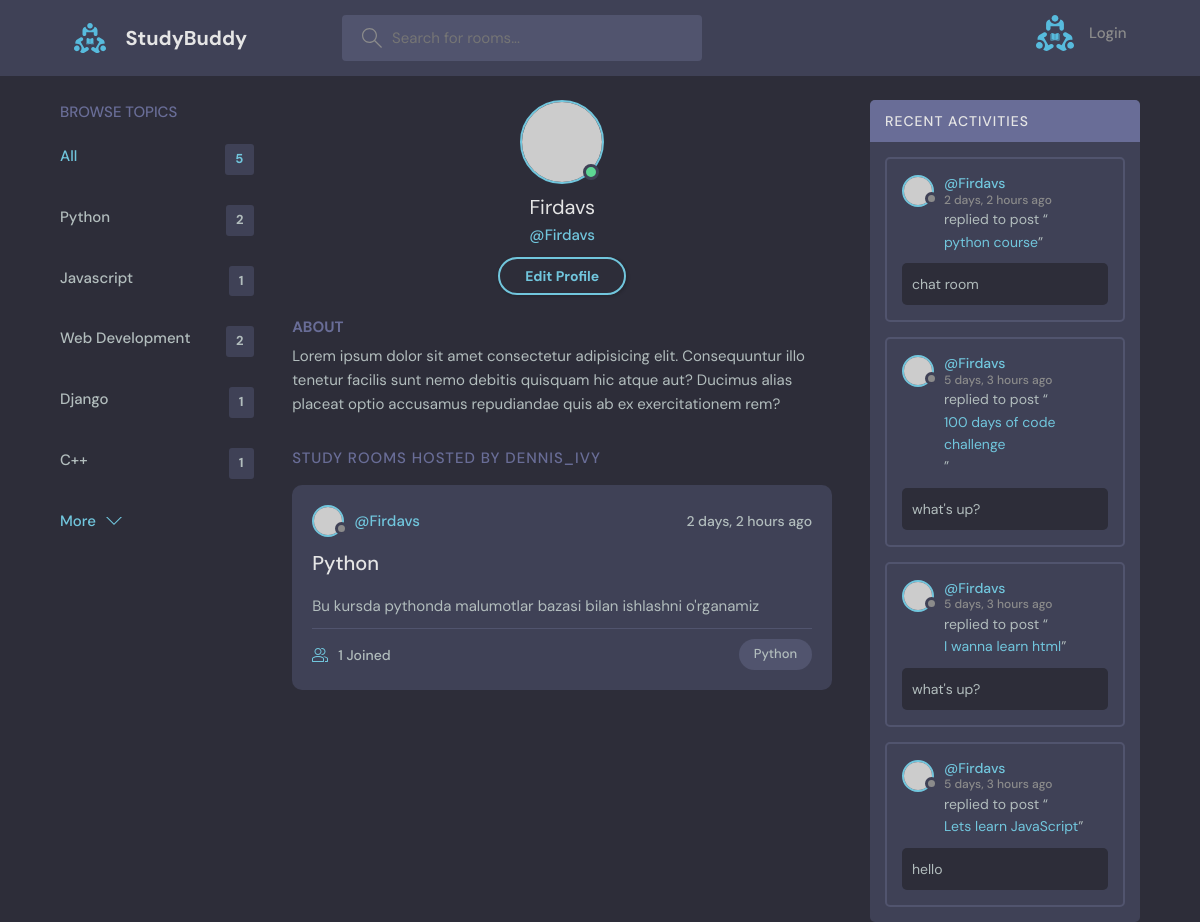
Screenshot of /profile/3/ with the database file from the repository.
### base/models.py (models this page shows, shortened)
class Topic(models.Model):
    name = models.CharField(max_length=200)

class Room(models.Model):
    host = models.ForeignKey(User,on_delete=models.SET_NULL,null=True)
    topic = models.ForeignKey(Topic,on_delete=models.SET_NULL,null=True)
    name = models.CharField(max_length=200)
    description = models.TextField(blank=True,null=True)
    participants = models.ManyToManyField(User, related_name='participant',blank=True)
    created = models.DateTimeField(auto_now_add=True)
    updated = models.DateTimeField(auto_now=True)
    class Meta:
        ordering = ['-updated', '-created']
    def __str__(self):
        return self.name

class Message(models.Model):
    user = models.ForeignKey(User,on_delete=models.CASCADE)
    room = models.ForeignKey(Room, on_delete=models.CASCADE)
    body = models.TextField()
    created = models.DateTimeField(auto_now_add=True)
    updated = models.DateTimeField(auto_now=True)
    class Meta:
        ordering = ['-updated', '-created']
    def __str__(self):
        return self.body[0:20]

### base/views.py (the view)
# urls.py: path('profile/<str:pk>/',userProfile,name='profile'),
def userProfile(request, pk):
    user= User.objects.get(id=pk)
    rooms = user.room_set.all()
    topics = Topic.objects.all()
    room_messages = user.message_set.all()
    context = {   'user':user,
                  'rooms':rooms,
                  'topics':topics,
                  'room_messages':room_messages
    }
    return render(request,'base/profile.html', context)

### base/templates/base/profile.html
{% extends 'main.html' %}
{% load static %}
{% block content %}
  <main class="profile-page layout layout--3">
    <div class="container">
      {% include 'base/topics_component.html' %}
      <div class="roomList">
        <div class="profile">
          <div class="profile__avatar">
            <div class="avatar avatar--large active">
              <img src="https://randomuser.me/api/portraits/men/11.jpg" />
            </div>
          </div>
          <div class="profile__info">
            <h3>{{ user.username }}</h3>
            <p>@{{ user.username }}</p>
            <a href="{% url 'edit_profile' %}" class="btn btn--main btn--pill">Edit Profile</a>
          </div>
          <div class="profile__about">
            <h3>About</h3>
            <p>
              Lorem ipsum dolor sit amet consectetur adipisicing elit. Consequuntur illo tenetur
              facilis sunt nemo debitis quisquam hic atque aut? Ducimus alias placeat optio
              accusamus repudiandae quis ab ex exercitationem rem?
            </p>
          </div>
        </div>
        <div class="roomList__header">
          <div>
            <h2>Study Rooms Hosted by dennis_ivy</a>
            </h2>
          </div>
        </div>
      {% include 'base/feed_component.html' %}
      </div>
      {% include 'base/activity_component.html' %}
    </div>
  </main>
{% endblock %}

### base/templates/base/topics_component.html
  <div class="topics">
          <div class="topics__header">
            <h2>Browse Topics</h2>
          </div>
          <ul class="topics__list">
            <li>
              <a href="{% url 'home' %}" class="active">All <span>{{ topics.all.count }}</span></a>
            </li>
             {% for topic in topics  %}
                    <li>
                      <a href="{% url 'home' %}?q={{topic.name}}">{{ topic.name.title }} <span>{{ topic.room_set.all.count }}</span></a>
                    </li>
            {% endfor %}
          </ul>
          <a class="btn btn--link" href="topics.html">
            More
            <svg version="1.1" xmlns="http://www.w3.org/2000/svg" width="32" height="32" viewBox="0 0 32 32">
              <title>chevron-down</title>
              <path d="M16 21l-13-13h-3l16 16 16-16h-3l-13 13z"></path>
            </svg>
          </a>
        </div>

### base/templates/base/feed_component.html (shortened to what this page needs)
  {% for room in rooms  %}
          <div class="roomListRoom">
            <div class="roomListRoom__header">
              <a href="{% url 'profile' room.host.id %}" class="roomListRoom__author">
                <div class="avatar avatar--small">
                  <img src="https://randomuser.me/api/portraits/women/11.jpg" />
                </div>
                <span>@{{ room.host.username }}</span>
              </a>
              <div class="roomListRoom__actions">
                <span>{{ room.created |timesince }} ago</span>
              </div>
            </div>
            <div class="roomListRoom__content">
              <a href="{% url 'room' room.id %}">{{ room.topic.name }}</a>
              <p>
                  {{ room.description }}
              </p>
            </div>
            <div class="roomListRoom__meta">
              <a href="room.html" class="roomListRoom__joined">
                {{ room.participants.all.count }} Joined
              </a>
              <p class="roomListRoom__topic">{{ room.topic.name }}</p>
            </div>
          </div>
  {% endfor %}

### base/templates/base/activity_component.html (shortened to what this page needs)
<div class="activities">
          <div class="activities__header">
            <h2>Recent Activities</h2>
          </div>
    {% for message in room_messages %}
          <div class="activities__box">
            <div class="activities__boxHeader roomListRoom__header">
              <a href="{% url 'profile' message.user.id %}" class="roomListRoom__author">
                <div class="avatar avatar--small">
                  <img src="https://randomuser.me/api/portraits/women/11.jpg" />
                </div>
                <p>
                  @{{ message.user.username }}
                  <span>{{ message.created|timesince }} ago</span>
                </p>
              </a>
            </div>
            <div class="activities__boxContent">
              <p>replied to post “<a href="{% url 'room' message.room.id %}">{{ message.room.name }}</a>”</p>
              <div class="activities__boxRoomContent">
                  {{ message }}
              </div>
            </div>
          </div>
    {% endfor %}
</div>

### rows the page displays
Topic: name "Python", room_set.all.count "2"
Topic: name "Javascript", room_set.all.count "1"
Topic: name "Web Development", room_set.all.count "2"
Topic: name "Django", room_set.all.count "1"
Topic: name "C++", room_set.all.count "1"
Room: host.username "Firdavs", created "2 days, 2 hours", topic.name "Python", description "Bu kursda pythonda malumotlar bazasi bilan ishlashni o'rganamiz", participants.all.count "1"
Message: user.username "Firdavs", created "2 days, 2 hours", room.name "python course", body "chat room"
Message: user.username "Firdavs", created "5 days, 3 hours", room.name "100 days of code challenge", body "what's up?"
Message: user.username "Firdavs", created "5 days, 3 hours", room.name "I wanna learn html", body "what's up?"
Message: user.username "Firdavs", created "5 days, 3 hours", room.name "Lets learn JavaScript", body "hello"

### other values shown
{{ topics.all.count }} "5"
{{ user.username }} "Firdavs"
